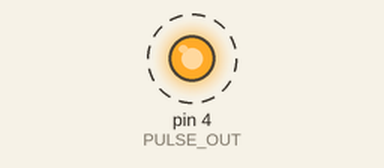
This sketch was run on a simulated Arduino Uno, built with avr-gcc and run on an emulated ATmega328P. Parts: output pins drawn as LEDs (lit = HIGH). Dashed ring = blinking.

Above: at 0.1 s.
Timing chart, 0 to 3.0 s (numbered marks = the images above):
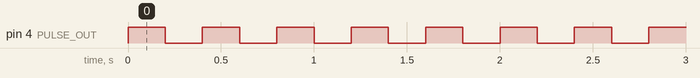

Measured:
- by itself, pin 4 (PULSE_OUT): alternates HIGH for 0.20 s and LOW for 0.20 s

The sketch:

health_monitor.ino
```cpp
#define PULSE_OUT 4

void setup()
{
  pinMode(PULSE_OUT, OUTPUT);
}

void loop()
{
  digitalWrite(PULSE_OUT, HIGH);
  delay(200);

  digitalWrite(PULSE_OUT, LOW);
  delay(200);
}
```
